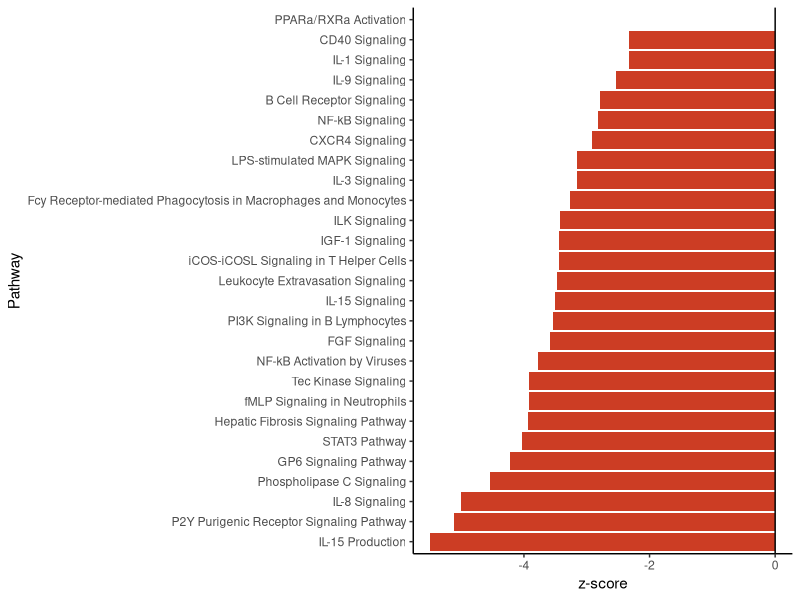

Write the R code that produced this figure.
##This code makes Figure 1 from the MS##
##It uses a hand currated file from the IPA output##

library(ggplot2)

infect = read.csv("Infect_bar_all.csv")
ggplot(infect, aes(y=z.score, x=reorder(Pathway, z.score))) + 
  geom_bar(position="dodge", stat="identity", fill = "#cc3d24") + coord_flip()+
  theme_classic() + geom_abline(slope=0, intercept=0,  col = "black")+
  xlab("Pathway") + ylab("z-score")